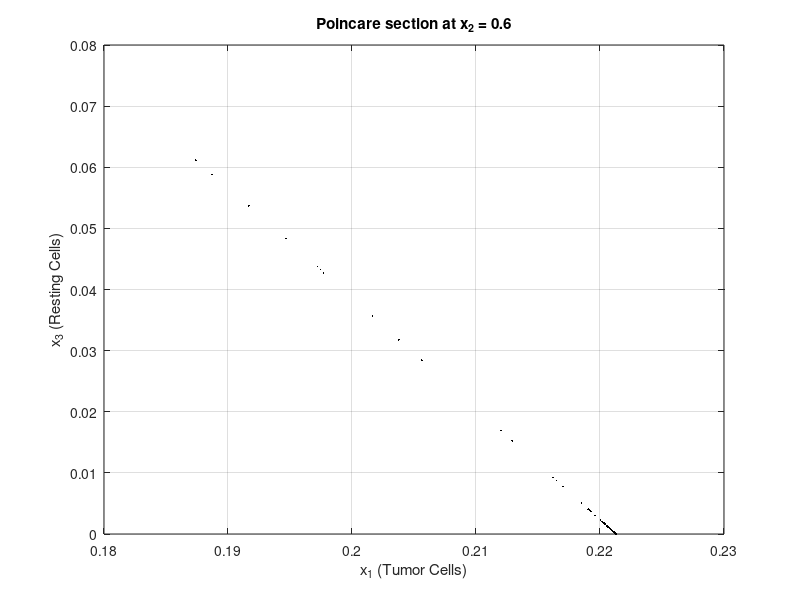

Recreate this plot in MATLAB.
%% Poincare section of the tumor-growth model
clear; clc; close all;

% Parameter set for the chaotic regime
p.R2=0.6; p.R3=4.5; p.D3=0.5; p.A12=1.0; p.A13=2.5; p.A21=1.5; p.A31=0.2; p.k3=1.0; u=0;

% Use a long trajectory to collect section crossings.
T_max = 5000; 
x0 = [0.1; 0.1; 0.1];

% Dimensionless model equations
cancer_ode = @(t, x) [
    x(1)*(1 - x(1)) - p.A12*x(1)*x(2) - p.A13*x(1)*x(3);
    p.R2*x(2)*(1 - x(2)) - p.A21*x(1)*x(2);
    (p.R3*x(1)*x(3))/(x(1) + p.k3) - p.A31*x(1)*x(3) - p.D3*x(3) + u
];

disp('Simulating the open-loop trajectory...');
options = odeset('RelTol', 1e-5, 'AbsTol', 1e-6);
[t, x] = ode45(cancer_ode, [0 T_max], x0, options);

% --- Poincare section ---
% Section plane: x2 = 0.6
% Keep crossings in the decreasing x2 direction.
plane_val = 0.6;
poincare_points = [];

% Discard the first 30% of the trajectory as a transient.
start_idx = round(length(x) * 0.3);

for i = start_idx : length(x)-1
    % Detect crossings from above to below the section plane.
    if (x(i, 2) > plane_val) && (x(i+1, 2) < plane_val)
        % Estimate the crossing coordinates by linear interpolation.
        delta = (plane_val - x(i, 2)) / (x(i+1, 2) - x(i, 2));
        
        x1_cross = x(i, 1) + delta * (x(i+1, 1) - x(i, 1));
        x3_cross = x(i, 3) + delta * (x(i+1, 3) - x(i, 3));
        
        poincare_points = [poincare_points; x1_cross, x3_cross];
    end
end

% --- Plot ---
figure('Color','w');
plot(poincare_points(:,1), poincare_points(:,2), 'k.', 'MarkerSize', 4);
xlabel('x_1 (Tumor Cells)');
ylabel('x_3 (Resting Cells)');
title(['Poincare section at x_2 = ', num2str(plane_val)]);
grid on;

% Display a qualitative classification of the sampled section.
if size(poincare_points,1) < 10
    disp('Qualitative classification: possible limit cycle (few sampled points)');
else
    disp('Qualitative classification: possible torus or strange attractor (inspect the section)');
end
